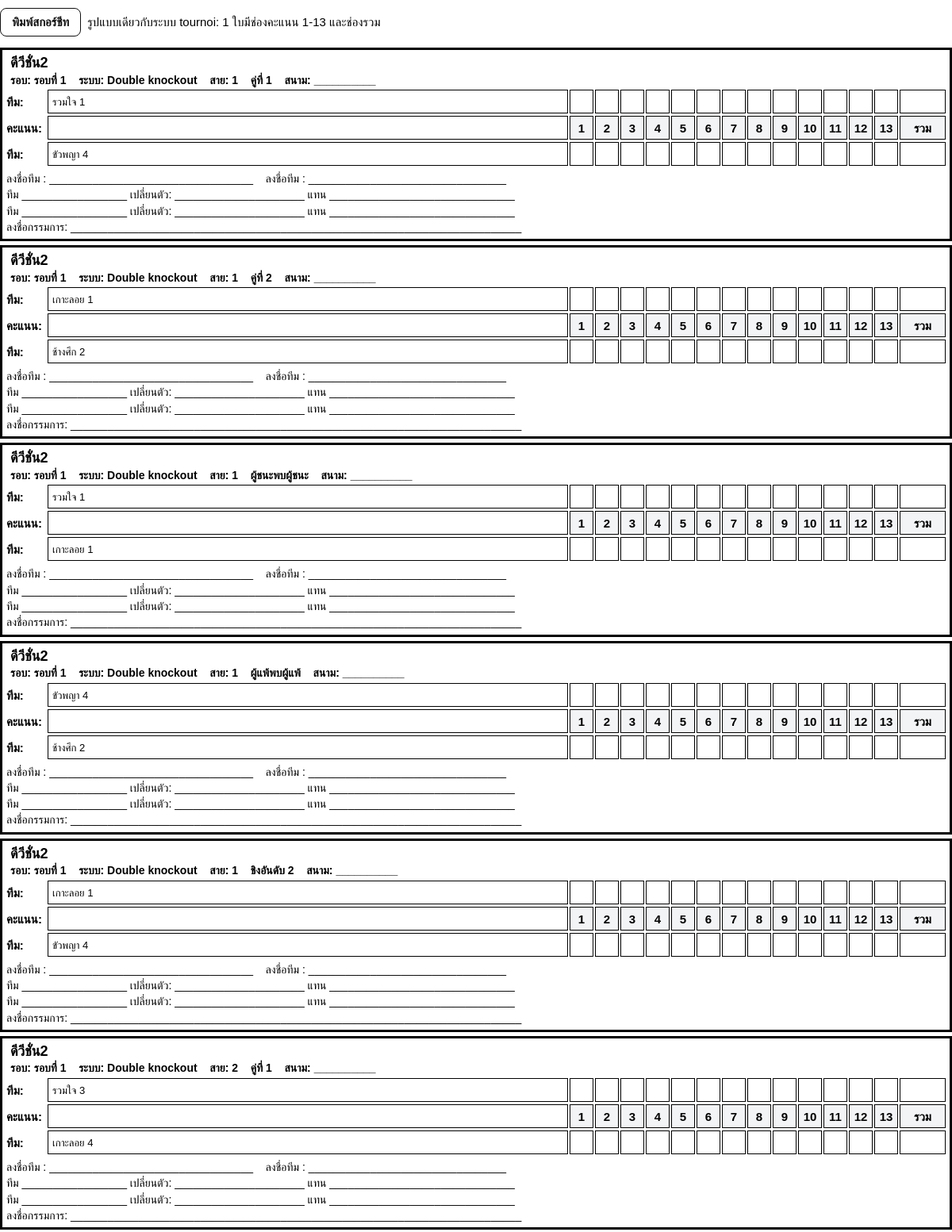
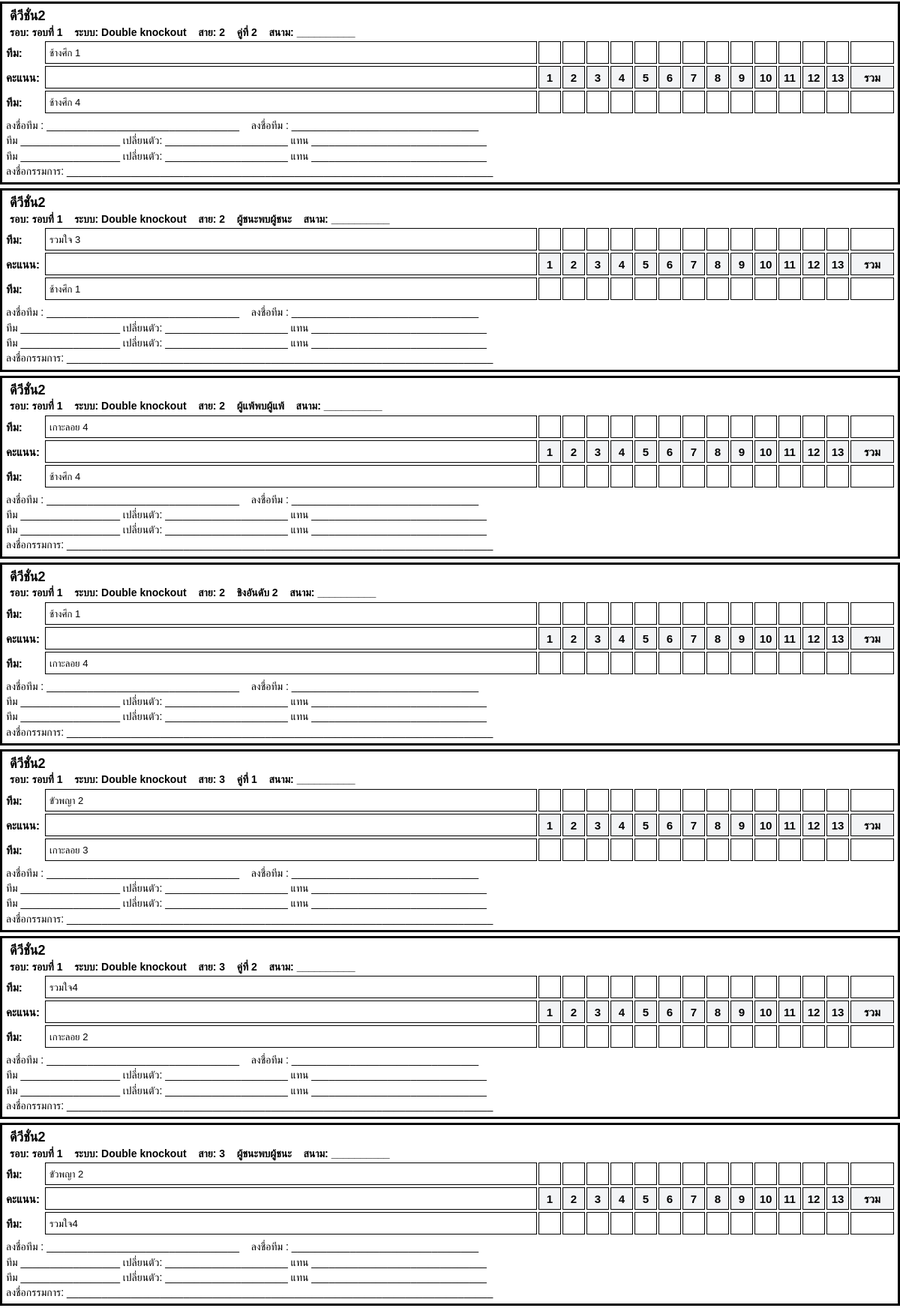
The page /tournaments/7/score-sheets (upper part) on the database its author committed (2 pictures, top to bottom).
### tables this page shows
CREATE TABLE tournaments (
            id INTEGER PRIMARY KEY AUTOINCREMENT,
            name TEXT NOT NULL,
            owner_id INTEGER NOT NULL,
            team_count INTEGER NOT NULL,
            group_count INTEGER NOT NULL,
            group_sizes_json TEXT NOT NULL,
            avoid_same INTEGER NOT NULL DEFAULT 1,
            competition_type TEXT NOT NULL DEFAULT 'double_knockout',
            qualify_per_group INTEGER NOT NULL DEFAULT 2,
            status TEXT NOT NULL DEFAULT 'draft',
            created_at TEXT NOT NULL,
            FOREIGN KEY(owner_id) REFERENCES users(id)
        );

CREATE TABLE tournament_rounds (
            id INTEGER PRIMARY KEY AUTOINCREMENT,
            tournament_id INTEGER NOT NULL,
            round_no INTEGER NOT NULL,
            round_name TEXT NOT NULL,
            round_type TEXT NOT NULL,
            group_count INTEGER NOT NULL DEFAULT 0,
            status TEXT NOT NULL DEFAULT 'pending',
            created_at TEXT NOT NULL,
            UNIQUE(tournament_id, round_no),
            FOREIGN KEY(tournament_id) REFERENCES tournaments(id)
        );

CREATE TABLE round_slots (
            id INTEGER PRIMARY KEY AUTOINCREMENT,
            round_id INTEGER NOT NULL,
            group_no INTEGER NOT NULL,
            slot_no INTEGER NOT NULL,
            display_name TEXT NOT NULL,
            source_type TEXT NOT NULL DEFAULT 'team',
            source_group_no INTEGER,
            source_rank INTEGER,
            team_name TEXT,
            court_name TEXT,
            is_bye INTEGER NOT NULL DEFAULT 0,
            is_resolved INTEGER NOT NULL DEFAULT 0,
            UNIQUE(round_id, group_no, slot_no),
            FOREIGN KEY(round_id) REFERENCES tournament_rounds(id)
        );

### app.py (the view)
@app.route("/tournaments/<int:tournament_id>/score-sheets")
def tournament_score_sheets(tournament_id):
    db = get_db()
    tournament = db.execute(
        """
        SELECT t.*, u.username AS owner_name
        FROM tournaments t
        JOIN users u ON u.id = t.owner_id
        WHERE t.id = ?
        """,
        (tournament_id,),
    ).fetchone()
    if not tournament:
        flash("ไม่พบทัวร์นาเมนต์", "error")
        return redirect(url_for("home"))
    round_views = get_round_views(tournament_id)
    sheets = build_score_sheet_matches(round_views)
    return render_template(
        "score_sheet_tournoi_style.html",
        tournament=tournament,
        sheets=sheets,
        title_suffix="ทุกสกอร์ชีท",
    )

### app.py (called while the page is built, shortened)
def table_exists(db, table_name):
    row = db.execute(
        "SELECT name FROM sqlite_master WHERE type = 'table' AND name = ?",
        (table_name,),
    ).fetchone()
    return row is not None

def get_db():
    if "db" not in g:
        g.db = sqlite3.connect(DATABASE)
        g.db.row_factory = sqlite3.Row
        ensure_runtime_schema(g.db)
    return g.db

def current_user():
    uid = session.get("user_id")
    if not uid:
        return None
    return get_db().execute("SELECT * FROM users WHERE id = ?", (uid,)).fetchone()

def competition_type_label(value):
    labels = {
        "double_knockout": "Double knockout",
        "double_elimination": "Double knockout",
        "knockout": "Knockout",
    }
    return labels.get(value, value or "-")

def build_round_score_map(rows):
    score_map = {}
    for row in rows:
        score_map[(row["group_no"], row["slot_no"], row["stage_no"])] = row["score"]
    return score_map

def decide_pair(a, b, stage_no, score_map):
    if a is None or b is None:
        return None
    if a["is_bye"] and not b["is_bye"]:
        return {"winner": b, "loser": a, "done": True}
    if b["is_bye"] and not a["is_bye"]:
        return {"winner": a, "loser": b, "done": True}
    sa = score_map.get((a["group_no"], a["slot_no"], stage_no))
    sb = score_map.get((b["group_no"], b["slot_no"], stage_no))
    if sa is None and sb is None:
        return None
    sa = 0 if sa is None else int(sa)
    sb = 0 if sb is None else int(sb)
    if sa == sb:
        return None
    return {
        "winner": a if sa > sb else b,
        "loser": b if sa > sb else a,
        "done": True,
    }

def build_manual_result(round_type, slots, manual_override=None):
    if not manual_override:
        return None

def get_manual_group_map(round_id):
    db = get_db()
    try:
        rows = db.execute(
            "SELECT group_no, winner_slot_no, second_slot_no FROM manual_group_rankings WHERE round_id = ?",
            (round_id,),
        ).fetchall()
    except Exception:
        return {}
    result = {}
    return result

def score_sheet_team_name(slot):
    if not slot:
        return "____________________________"
    if slot["is_bye"]:
        return "X / BYE"
    return slot["team_name"] or slot["display_name"] or "____________________________"

@app.context_processor
def inject_user():
    return {
        "current_user": current_user(),
        "competition_type_label": competition_type_label,
        "stage_can_edit": stage_is_editable,
    }

### templates/score_sheet_tournoi_style.html (shortened to what this page needs)
<!DOCTYPE html>
<html lang="th">
<head>
</head>
<body>
  <div class="no-print">
    <a class="btn" href="javascript:window.print()">พิมพ์สกอร์ชีท</a>
    <span>รูปแบบเดียวกับระบบ tournoi: 1 ใบมีช่องคะแนน 1-13 และช่องรวม</span>
  </div>
  {% for sheet in sheets %}
  <div class="score-sheet {% if loop.index % 4 == 0 %}page-break-after{% endif %}">
    <div class="header">
      <div class="event-info">
        <div class="event-name">{{ tournament['name'] }}</div>
        <div class="event-details">
          รอบ: {{ sheet.round['round_name'] }} &nbsp;&nbsp;
          ระบบ: {{ competition_type_label(sheet.round['round_type']) }} &nbsp;&nbsp;
          สาย: {{ sheet.group_no }} &nbsp;&nbsp;
          {{ sheet.stage_label }} &nbsp;&nbsp;
          สนาม: {{ sheet.court_name or '__________' }}
        </div>
      </div>
    </div>
    <div class="row">
      <div class="label">ทีม:</div>
      <div class="boxes">
        <div class="team-name-box team-name">{{ sheet.team1_name }}</div>
        {% for _ in range(13) %}<div class="box"></div>{% endfor %}
        <div class="box"></div>
      </div>
    </div>
    <div class="row">
      <div class="label">คะแนน:</div>
      <div class="boxes">
        <div class="team-name-box"></div>
        {% for i in range(1, 14) %}<div class="box score-number">{{ i }}</div>{% endfor %}
        <div class="box score-number">รวม</div>
      </div>
    </div>
    <div class="row">
      <div class="label">ทีม:</div>
      <div class="boxes">
        <div class="team-name-box team-name">{{ sheet.team2_name }}</div>
        {% for _ in range(13) %}<div class="box"></div>{% endfor %}
        <div class="box"></div>
      </div>
    </div>
    <div class="signature">
      ลงชื่อทีม : _________________________________&nbsp;&nbsp;&nbsp;
      ลงชื่อทีม : ________________________________<br>
      ทีม _________________ เปลี่ยนตัว: _____________________ แทน ______________________________<br>
      ทีม _________________ เปลี่ยนตัว: _____________________ แทน ______________________________<br>
      ลงชื่อกรรมการ: _________________________________________________________________________
    </div>
  </div>
  {% endfor %}
</body>
</html>

### templates/score_sheet_tournoi_style.html (style rules this page uses)
* { box-sizing: border-box; }
body { font-family: Tahoma, Arial, sans-serif; font-size: 15px; margin: 0; color: #000; }
.no-print { margin: 10px 0 14px; display: flex; gap: 8px; align-items: center; }
.btn { display: inline-block; padding: 8px 14px; border: 1px solid #111; border-radius: 8px; text-decoration: none; color: #111; background: #fff; font-weight: 700; }
.score-sheet { border: 3px solid #000; padding: 5px; margin-bottom: 5px; min-height: 13mm; position: relative; page-break-inside: avoid; }
.page-break-after { page-break-after: always; break-after: page; }
.header { display: flex; justify-content: space-between; align-items: flex-start; gap: 8px; margin-bottom: 3px; padding: 0 5px; line-height: 1.25; }
.event-info { flex: 1; min-width: 0; }
.event-name { font-weight: 800; font-size: 18px; white-space: nowrap; overflow: hidden; text-overflow: ellipsis; }
.event-details { font-size: 14px; font-weight: 700; margin-top: 2px; }
.row { display: flex; align-items: flex-start; margin: 3px 0; }
.label { width: 52px; min-width: 52px; padding-top: 7px; font-weight: 800; }
.boxes { display: grid; grid-template-columns: minmax(165px, 1fr) repeat(13, 30px) 58px; gap: 2px; width: 100%; }
.box, .team-name-box { height: 30px; border: 1px solid #000; text-align: center; line-height: 30px; box-sizing: border-box; }
.team-name-box { text-align: left; padding-left: 5px; font-size: 13px; overflow: hidden; white-space: nowrap; text-overflow: ellipsis; }
.score-number { font-weight: 800; background: #f3f4f6; }
.signature { margin-top: 6px; line-height: 1.45; font-size: 14px; }

### rows shown on the page
tournaments: name "ดีวีชั่น2" "ดีวีชั่น2" "ดีวีชั่น2" "ดีวีชั่น2" "ดีวีชั่น2" "ดีวีชั่น2" "ดีวีชั่น2" "ดีวีชั่น2" "ดีวีชั่น2" "ดีวีชั่น2" "ดีวีชั่น2" "ดีวีชั่น2" "ดีวีชั่น2"
tournament_rounds: round.round_name "รอบที่ 1" "รอบที่ 1" "รอบที่ 1" "รอบที่ 1" "รอบที่ 1" "รอบที่ 1" "รอบที่ 1" "รอบที่ 1" "รอบที่ 1" "รอบที่ 1" "รอบที่ 1" "รอบที่ 1" "รอบที่ 1", round_type "Double knockout" "Double knockout" "Double knockout" "Double knockout" "Double knockout" "Double knockout" "Double knockout" "Double knockout" "Double knockout" "Double knockout" "Double knockout" "Double knockout" "Double knockout"
round_slots: team1_name "รวมใจ 1" "รวมใจ 1"
round_slots: team2_name "ขัวพญา 4" "ขัวพญา 4", team1_name "ขัวพญา 4"
round_slots: team1_name "เกาะลอย 1" "เกาะลอย 1", team2_name "เกาะลอย 1"
round_slots: team2_name "ช้างศึก 2" "ช้างศึก 2"
round_slots: team1_name "รวมใจ 3" "รวมใจ 3"
round_slots: team2_name "เกาะลอย 4" "เกาะลอย 4", team1_name "เกาะลอย 4"
round_slots: team1_name "ช้างศึก 1" "ช้างศึก 1", team2_name "ช้างศึก 1"
round_slots: team2_name "ช้างศึก 4" "ช้างศึก 4"
round_slots: team1_name "ขัวพญา 2" "ขัวพญา 2"
round_slots: team2_name "เกาะลอย 3"
round_slots: team1_name "รวมใจ4", team2_name "รวมใจ4"
round_slots: team2_name "เกาะลอย 2"

### other values the page prints
{{ sheet.group_no }} "1" "1" "1" "1" "1" "2" "2" "2" "2" "2" "3" "3" "3"
{{ sheet.stage_label }} "คู่ที่ 1" "คู่ที่ 2" "ผู้ชนะพบผู้ชนะ" "ผู้แพ้พบผู้แพ้" "ชิงอันดับ 2" "คู่ที่ 1" "คู่ที่ 2" "ผู้ชนะพบผู้ชนะ" "ผู้แพ้พบผู้แพ้" "ชิงอันดับ 2" "คู่ที่ 1" "คู่ที่ 2" "ผู้ชนะพบผู้ชนะ"
{{ sheet.court_name or '__________' }} "__________" "__________" "__________" "__________" "__________" "__________" "__________" "__________" "__________" "__________" "__________" "__________" "__________"
{{ i }} "1" "2" "3" "4" "5" "6" "7" "8" "9" "10" "11" "12" "13" "1" "2" "3" "4" "5" "6" "7" "8" "9" "10" "11" "12" "13" "1" "2" "3" "4" "5" "6" "7" "8" "9" "10" "11" "12" "13" "1" "2" "3" "4" "5" "6" "7" "8" "9" "10" "11" "12" "13" "1" "2" "3" "4" "5" "6" "7" "8" "9" "10" "11" "12" "13" "1" "2" "3" "4" "5" "6" "7" "8" "9" "10" "11" "12" "13" "1" "2" "3" "4" "5" "6" "7" "8" "9" "10" "11" "12" "13" "1" "2" "3" "4" "5" "6" "7" "8" "9" "10" "11" "12" "13" "1" "2" "3" "4" "5" "6" "7" "8" "9" "10" "11" "12" "13" "1" "2" "3" "4" "5" "6" "7" "8" "9" "10" "11" "12" "13" "1" "2" "3" "4" "5" "6" "7" "8" "9" "10" "11" "12" "13" "1" "2" "3" "4" "5" "6" "7" "8" "9" "10" "11" "12" "13" "1" "2" "3" "4" "5" "6" "7" "8" "9" "10" "11" "12" "13"
